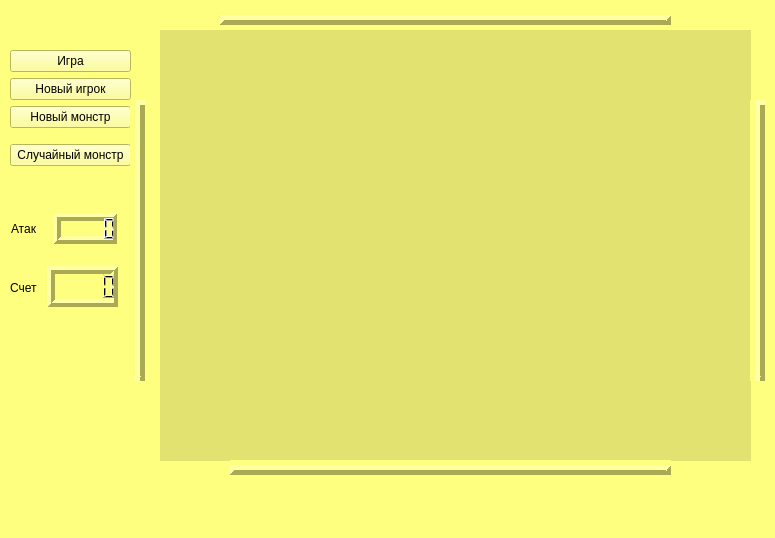
<?xml version="1.0" encoding="UTF-8"?>
<ui version="4.0">
 <class>MainWindow</class>
 <widget class="QMainWindow" name="MainWindow">
  <property name="geometry">
   <rect>
    <x>0</x>
    <y>0</y>
    <width>775</width>
    <height>538</height>
   </rect>
  </property>
  <property name="font">
   <font>
    <pointsize>9</pointsize>
    <weight>75</weight>
    <bold>true</bold>
   </font>
  </property>
  <property name="windowTitle">
   <string>Арена</string>
  </property>
  <property name="windowIcon">
   <iconset resource="Beach-Sand-Texture.qrc">
    <normaloff>:/new/prefix1/e.bmp</normaloff>:/new/prefix1/e.bmp</iconset>
  </property>
  <property name="styleSheet">
   <string notr="true">background-color: rgb(255, 255, 127);</string>
  </property>
  <widget class="QWidget" name="centralwidget">
   <widget class="scene" name="widget" native="true">
    <property name="geometry">
     <rect>
      <x>160</x>
      <y>30</y>
      <width>591</width>
      <height>431</height>
     </rect>
    </property>
    <property name="palette">
     <palette>
      <active>
       <colorrole role="WindowText">
        <brush brushstyle="SolidPattern">
         <color alpha="255">
          <red>0</red>
          <green>0</green>
          <blue>0</blue>
         </color>
        </brush>
       </colorrole>
       <colorrole role="Button">
        <brush brushstyle="SolidPattern">
         <color alpha="255">
          <red>226</red>
          <green>226</green>
          <blue>113</blue>
         </color>
        </brush>
       </colorrole>
       <colorrole role="Light">
        <brush brushstyle="SolidPattern">
         <color alpha="255">
          <red>255</red>
          <green>255</green>
          <blue>255</blue>
         </color>
        </brush>
       </colorrole>
       <colorrole role="Midlight">
        <brush brushstyle="SolidPattern">
         <color alpha="255">
          <red>255</red>
          <green>255</green>
          <blue>191</blue>
         </color>
        </brush>
       </colorrole>
       <colorrole role="Dark">
        <brush brushstyle="SolidPattern">
         <color alpha="255">
          <red>127</red>
          <green>127</green>
          <blue>63</blue>
         </color>
        </brush>
       </colorrole>
       <colorrole role="Mid">
        <brush brushstyle="SolidPattern">
         <color alpha="255">
          <red>170</red>
          <green>170</green>
          <blue>84</blue>
         </color>
        </brush>
       </colorrole>
       <colorrole role="Text">
        <brush brushstyle="SolidPattern">
         <color alpha="255">
          <red>0</red>
          <green>0</green>
          <blue>0</blue>
         </color>
        </brush>
       </colorrole>
       <colorrole role="BrightText">
        <brush brushstyle="SolidPattern">
         <color alpha="255">
          <red>255</red>
          <green>255</green>
          <blue>255</blue>
         </color>
        </brush>
       </colorrole>
       <colorrole role="ButtonText">
        <brush brushstyle="SolidPattern">
         <color alpha="255">
          <red>0</red>
          <green>0</green>
          <blue>0</blue>
         </color>
        </brush>
       </colorrole>
       <colorrole role="Base">
        <brush brushstyle="SolidPattern">
         <color alpha="255">
          <red>226</red>
          <green>226</green>
          <blue>113</blue>
         </color>
        </brush>
       </colorrole>
       <colorrole role="Window">
        <brush brushstyle="SolidPattern">
         <color alpha="255">
          <red>226</red>
          <green>226</green>
          <blue>113</blue>
         </color>
        </brush>
       </colorrole>
       <colorrole role="Shadow">
        <brush brushstyle="SolidPattern">
         <color alpha="255">
          <red>0</red>
          <green>0</green>
          <blue>0</blue>
         </color>
        </brush>
       </colorrole>
       <colorrole role="Highlight">
        <brush brushstyle="SolidPattern">
         <color alpha="255">
          <red>255</red>
          <green>255</green>
          <blue>0</blue>
         </color>
        </brush>
       </colorrole>
       <colorrole role="HighlightedText">
        <brush brushstyle="SolidPattern">
         <color alpha="255">
          <red>255</red>
          <green>255</green>
          <blue>127</blue>
         </color>
        </brush>
       </colorrole>
       <colorrole role="AlternateBase">
        <brush brushstyle="SolidPattern">
         <color alpha="255">
          <red>255</red>
          <green>255</green>
          <blue>191</blue>
         </color>
        </brush>
       </colorrole>
       <colorrole role="ToolTipBase">
        <brush brushstyle="SolidPattern">
         <color alpha="255">
          <red>255</red>
          <green>255</green>
          <blue>220</blue>
         </color>
        </brush>
       </colorrole>
       <colorrole role="ToolTipText">
        <brush brushstyle="SolidPattern">
         <color alpha="255">
          <red>0</red>
          <green>0</green>
          <blue>0</blue>
         </color>
        </brush>
       </colorrole>
       <colorrole role="PlaceholderText">
        <brush brushstyle="SolidPattern">
         <color alpha="128">
          <red>0</red>
          <green>0</green>
          <blue>0</blue>
         </color>
        </brush>
       </colorrole>
      </active>
      <inactive>
       <colorrole role="WindowText">
        <brush brushstyle="SolidPattern">
         <color alpha="255">
          <red>0</red>
          <green>0</green>
          <blue>0</blue>
         </color>
        </brush>
       </colorrole>
       <colorrole role="Button">
        <brush brushstyle="SolidPattern">
         <color alpha="255">
          <red>226</red>
          <green>226</green>
          <blue>113</blue>
         </color>
        </brush>
       </colorrole>
       <colorrole role="Light">
        <brush brushstyle="SolidPattern">
         <color alpha="255">
          <red>255</red>
          <green>255</green>
          <blue>255</blue>
         </color>
        </brush>
       </colorrole>
       <colorrole role="Midlight">
        <brush brushstyle="SolidPattern">
         <color alpha="255">
          <red>255</red>
          <green>255</green>
          <blue>191</blue>
         </color>
        </brush>
       </colorrole>
       <colorrole role="Dark">
        <brush brushstyle="SolidPattern">
         <color alpha="255">
          <red>127</red>
          <green>127</green>
          <blue>63</blue>
         </color>
        </brush>
       </colorrole>
       <colorrole role="Mid">
        <brush brushstyle="SolidPattern">
         <color alpha="255">
          <red>170</red>
          <green>170</green>
          <blue>84</blue>
         </color>
        </brush>
       </colorrole>
       <colorrole role="Text">
        <brush brushstyle="SolidPattern">
         <color alpha="255">
          <red>0</red>
          <green>0</green>
          <blue>0</blue>
         </color>
        </brush>
       </colorrole>
       <colorrole role="BrightText">
        <brush brushstyle="SolidPattern">
         <color alpha="255">
          <red>255</red>
          <green>255</green>
          <blue>255</blue>
         </color>
        </brush>
       </colorrole>
       <colorrole role="ButtonText">
        <brush brushstyle="SolidPattern">
         <color alpha="255">
          <red>0</red>
          <green>0</green>
          <blue>0</blue>
         </color>
        </brush>
       </colorrole>
       <colorrole role="Base">
        <brush brushstyle="SolidPattern">
         <color alpha="255">
          <red>226</red>
          <green>226</green>
          <blue>113</blue>
         </color>
        </brush>
       </colorrole>
       <colorrole role="Window">
        <brush brushstyle="SolidPattern">
         <color alpha="255">
          <red>226</red>
          <green>226</green>
          <blue>113</blue>
         </color>
        </brush>
       </colorrole>
       <colorrole role="Shadow">
        <brush brushstyle="SolidPattern">
         <color alpha="255">
          <red>0</red>
          <green>0</green>
          <blue>0</blue>
         </color>
        </brush>
       </colorrole>
       <colorrole role="Highlight">
        <brush brushstyle="SolidPattern">
         <color alpha="255">
          <red>255</red>
          <green>255</green>
          <blue>0</blue>
         </color>
        </brush>
       </colorrole>
       <colorrole role="HighlightedText">
        <brush brushstyle="SolidPattern">
         <color alpha="255">
          <red>255</red>
          <green>255</green>
          <blue>127</blue>
         </color>
        </brush>
       </colorrole>
       <colorrole role="AlternateBase">
        <brush brushstyle="SolidPattern">
         <color alpha="255">
          <red>255</red>
          <green>255</green>
          <blue>191</blue>
         </color>
        </brush>
       </colorrole>
       <colorrole role="ToolTipBase">
        <brush brushstyle="SolidPattern">
         <color alpha="255">
          <red>255</red>
          <green>255</green>
          <blue>220</blue>
         </color>
        </brush>
       </colorrole>
       <colorrole role="ToolTipText">
        <brush brushstyle="SolidPattern">
         <color alpha="255">
          <red>0</red>
          <green>0</green>
          <blue>0</blue>
         </color>
        </brush>
       </colorrole>
       <colorrole role="PlaceholderText">
        <brush brushstyle="SolidPattern">
         <color alpha="128">
          <red>0</red>
          <green>0</green>
          <blue>0</blue>
         </color>
        </brush>
       </colorrole>
      </inactive>
      <disabled>
       <colorrole role="WindowText">
        <brush brushstyle="SolidPattern">
         <color alpha="255">
          <red>127</red>
          <green>127</green>
          <blue>63</blue>
         </color>
        </brush>
       </colorrole>
       <colorrole role="Button">
        <brush brushstyle="SolidPattern">
         <color alpha="255">
          <red>226</red>
          <green>226</green>
          <blue>113</blue>
         </color>
        </brush>
       </colorrole>
       <colorrole role="Light">
        <brush brushstyle="SolidPattern">
         <color alpha="255">
          <red>255</red>
          <green>255</green>
          <blue>255</blue>
         </color>
        </brush>
       </colorrole>
       <colorrole role="Midlight">
        <brush brushstyle="SolidPattern">
         <color alpha="255">
          <red>255</red>
          <green>255</green>
          <blue>191</blue>
         </color>
        </brush>
       </colorrole>
       <colorrole role="Dark">
        <brush brushstyle="SolidPattern">
         <color alpha="255">
          <red>127</red>
          <green>127</green>
          <blue>63</blue>
         </color>
        </brush>
       </colorrole>
       <colorrole role="Mid">
        <brush brushstyle="SolidPattern">
         <color alpha="255">
          <red>170</red>
          <green>170</green>
          <blue>84</blue>
         </color>
        </brush>
       </colorrole>
       <colorrole role="Text">
        <brush brushstyle="SolidPattern">
         <color alpha="255">
          <red>127</red>
          <green>127</green>
          <blue>63</blue>
         </color>
        </brush>
       </colorrole>
       <colorrole role="BrightText">
        <brush brushstyle="SolidPattern">
         <color alpha="255">
          <red>255</red>
          <green>255</green>
          <blue>255</blue>
         </color>
        </brush>
       </colorrole>
       <colorrole role="ButtonText">
        <brush brushstyle="SolidPattern">
         <color alpha="255">
          <red>127</red>
          <green>127</green>
          <blue>63</blue>
         </color>
        </brush>
       </colorrole>
       <colorrole role="Base">
        <brush brushstyle="SolidPattern">
         <color alpha="255">
          <red>226</red>
          <green>226</green>
          <blue>113</blue>
         </color>
        </brush>
       </colorrole>
       <colorrole role="Window">
        <brush brushstyle="SolidPattern">
         <color alpha="255">
          <red>226</red>
          <green>226</green>
          <blue>113</blue>
         </color>
        </brush>
       </colorrole>
       <colorrole role="Shadow">
        <brush brushstyle="SolidPattern">
         <color alpha="255">
          <red>0</red>
          <green>0</green>
          <blue>0</blue>
         </color>
        </brush>
       </colorrole>
       <colorrole role="Highlight">
        <brush brushstyle="SolidPattern">
         <color alpha="255">
          <red>255</red>
          <green>255</green>
          <blue>0</blue>
         </color>
        </brush>
       </colorrole>
       <colorrole role="HighlightedText">
        <brush brushstyle="SolidPattern">
         <color alpha="255">
          <red>255</red>
          <green>255</green>
          <blue>127</blue>
         </color>
        </brush>
       </colorrole>
       <colorrole role="AlternateBase">
        <brush brushstyle="SolidPattern">
         <color alpha="255">
          <red>255</red>
          <green>255</green>
          <blue>127</blue>
         </color>
        </brush>
       </colorrole>
       <colorrole role="ToolTipBase">
        <brush brushstyle="SolidPattern">
         <color alpha="255">
          <red>255</red>
          <green>255</green>
          <blue>220</blue>
         </color>
        </brush>
       </colorrole>
       <colorrole role="ToolTipText">
        <brush brushstyle="SolidPattern">
         <color alpha="255">
          <red>0</red>
          <green>0</green>
          <blue>0</blue>
         </color>
        </brush>
       </colorrole>
       <colorrole role="PlaceholderText">
        <brush brushstyle="SolidPattern">
         <color alpha="128">
          <red>0</red>
          <green>0</green>
          <blue>0</blue>
         </color>
        </brush>
       </colorrole>
      </disabled>
     </palette>
    </property>
    <property name="cursor">
     <cursorShape>CrossCursor</cursorShape>
    </property>
    <property name="focusPolicy">
     <enum>Qt::TabFocus</enum>
    </property>
    <property name="autoFillBackground">
     <bool>false</bool>
    </property>
    <property name="styleSheet">
     <string notr="true">background-color: rgb(226, 226, 113);</string>
    </property>
   </widget>
   <widget class="QWidget" name="layoutWidget">
    <property name="geometry">
     <rect>
      <x>10</x>
      <y>40</y>
      <width>121</width>
      <height>137</height>
     </rect>
    </property>
    <layout class="QVBoxLayout" name="verticalLayout_2">
     <item>
      <layout class="QVBoxLayout" name="verticalLayout">
       <item>
        <widget class="QPushButton" name="pushButton">
         <property name="text">
          <string>Игра</string>
         </property>
        </widget>
       </item>
       <item>
        <widget class="QPushButton" name="pushButton_3">
         <property name="text">
          <string>Новый игрок</string>
         </property>
        </widget>
       </item>
       <item>
        <widget class="QPushButton" name="pushButton_2">
         <property name="text">
          <string>Новый монстр</string>
         </property>
        </widget>
       </item>
      </layout>
     </item>
     <item>
      <widget class="QPushButton" name="pushButton_4">
       <property name="text">
        <string>Случайный монстр</string>
       </property>
      </widget>
     </item>
    </layout>
   </widget>
   <widget class="QLCDNumber" name="lcdNumber_2">
    <property name="geometry">
     <rect>
      <x>47</x>
      <y>266</y>
      <width>71</width>
      <height>41</height>
     </rect>
    </property>
    <property name="lineWidth">
     <number>4</number>
    </property>
    <property name="segmentStyle">
     <enum>QLCDNumber::Filled</enum>
    </property>
   </widget>
   <widget class="QLabel" name="label_2">
    <property name="geometry">
     <rect>
      <x>10</x>
      <y>280</y>
      <width>34</width>
      <height>16</height>
     </rect>
    </property>
    <property name="text">
     <string>Счет</string>
    </property>
   </widget>
   <widget class="Line" name="line_3">
    <property name="geometry">
     <rect>
      <x>750</x>
      <y>100</y>
      <width>20</width>
      <height>281</height>
     </rect>
    </property>
    <property name="frameShadow">
     <enum>QFrame::Raised</enum>
    </property>
    <property name="lineWidth">
     <number>5</number>
    </property>
    <property name="orientation">
     <enum>Qt::Vertical</enum>
    </property>
   </widget>
   <widget class="Line" name="line_7">
    <property name="geometry">
     <rect>
      <x>230</x>
      <y>460</y>
      <width>441</width>
      <height>20</height>
     </rect>
    </property>
    <property name="frameShadow">
     <enum>QFrame::Raised</enum>
    </property>
    <property name="lineWidth">
     <number>5</number>
    </property>
    <property name="orientation">
     <enum>Qt::Horizontal</enum>
    </property>
   </widget>
   <widget class="Line" name="line_4">
    <property name="geometry">
     <rect>
      <x>220</x>
      <y>10</y>
      <width>451</width>
      <height>20</height>
     </rect>
    </property>
    <property name="frameShadow">
     <enum>QFrame::Raised</enum>
    </property>
    <property name="lineWidth">
     <number>5</number>
    </property>
    <property name="orientation">
     <enum>Qt::Horizontal</enum>
    </property>
   </widget>
   <widget class="Line" name="line_2">
    <property name="geometry">
     <rect>
      <x>130</x>
      <y>100</y>
      <width>20</width>
      <height>281</height>
     </rect>
    </property>
    <property name="frameShadow">
     <enum>QFrame::Raised</enum>
    </property>
    <property name="lineWidth">
     <number>5</number>
    </property>
    <property name="orientation">
     <enum>Qt::Vertical</enum>
    </property>
   </widget>
   <widget class="QLabel" name="label">
    <property name="geometry">
     <rect>
      <x>11</x>
      <y>221</y>
      <width>35</width>
      <height>16</height>
     </rect>
    </property>
    <property name="text">
     <string>Атак</string>
    </property>
   </widget>
   <widget class="QLCDNumber" name="lcdNumber">
    <property name="enabled">
     <bool>true</bool>
    </property>
    <property name="geometry">
     <rect>
      <x>53</x>
      <y>213</y>
      <width>64</width>
      <height>31</height>
     </rect>
    </property>
    <property name="lineWidth">
     <number>4</number>
    </property>
   </widget>
  </widget>
  <widget class="QMenuBar" name="menubar">
   <property name="geometry">
    <rect>
     <x>0</x>
     <y>0</y>
     <width>775</width>
     <height>26</height>
    </rect>
   </property>
  </widget>
  <widget class="QStatusBar" name="statusbar"/>
 </widget>
 <customwidgets>
  <customwidget>
   <class>scene</class>
   <extends>QWidget</extends>
   <header location="global">scene.h</header>
   <container>1</container>
   <slots>
    <signal>signaldisplayattack(int)</signal>
    <signal>signalvictory(int)</signal>
    <slot>slotnewgame()</slot>
    <slot>slotnewmonster()</slot>
    <slot>slotnewplayer()</slot>
    <slot>slotrandom()</slot>
   </slots>
  </customwidget>
 </customwidgets>
 <resources>
  <include location="Beach-Sand-Texture.qrc"/>
 </resources>
 <connections>
  <connection>
   <sender>pushButton</sender>
   <signal>clicked()</signal>
   <receiver>widget</receiver>
   <slot>slotnewgame()</slot>
   <hints>
    <hint type="sourcelabel">
     <x>71</x>
     <y>84</y>
    </hint>
    <hint type="destinationlabel">
     <x>448</x>
     <y>292</y>
    </hint>
   </hints>
  </connection>
  <connection>
   <sender>pushButton_2</sender>
   <signal>clicked()</signal>
   <receiver>widget</receiver>
   <slot>slotnewmonster()</slot>
   <hints>
    <hint type="sourcelabel">
     <x>81</x>
     <y>142</y>
    </hint>
    <hint type="destinationlabel">
     <x>130</x>
     <y>312</y>
    </hint>
   </hints>
  </connection>
  <connection>
   <sender>pushButton_3</sender>
   <signal>clicked()</signal>
   <receiver>widget</receiver>
   <slot>slotnewplayer()</slot>
   <hints>
    <hint type="sourcelabel">
     <x>35</x>
     <y>113</y>
    </hint>
    <hint type="destinationlabel">
     <x>167</x>
     <y>139</y>
    </hint>
   </hints>
  </connection>
  <connection>
   <sender>pushButton_4</sender>
   <signal>clicked()</signal>
   <receiver>widget</receiver>
   <slot>slotrandom()</slot>
   <hints>
    <hint type="sourcelabel">
     <x>96</x>
     <y>201</y>
    </hint>
    <hint type="destinationlabel">
     <x>140</x>
     <y>216</y>
    </hint>
   </hints>
  </connection>
  <connection>
   <sender>widget</sender>
   <signal>signaldisplayattack(int)</signal>
   <receiver>lcdNumber</receiver>
   <slot>display(int)</slot>
   <hints>
    <hint type="sourcelabel">
     <x>138</x>
     <y>237</y>
    </hint>
    <hint type="destinationlabel">
     <x>115</x>
     <y>259</y>
    </hint>
   </hints>
  </connection>
  <connection>
   <sender>widget</sender>
   <signal>signalvictory(int)</signal>
   <receiver>lcdNumber_2</receiver>
   <slot>display(int)</slot>
   <hints>
    <hint type="sourcelabel">
     <x>287</x>
     <y>166</y>
    </hint>
    <hint type="destinationlabel">
     <x>99</x>
     <y>287</y>
    </hint>
   </hints>
  </connection>
 </connections>
</ui>
